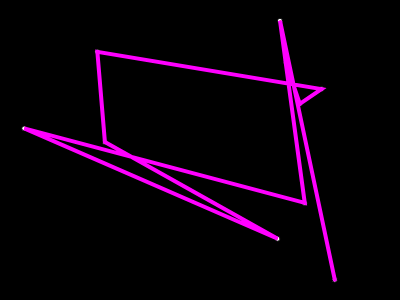
Frame 1 (no input)
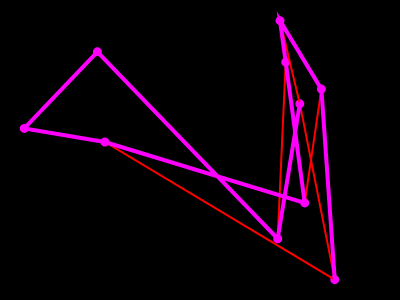
Frame 60 (no input)
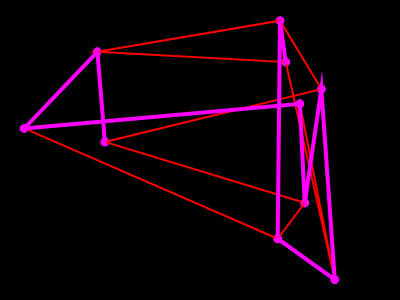
Frame 120 (the mouse pressed at the canvas centre since frame 60)

The p5.js sketch that drew these frames (run headless with seeded random() and noise() and a simulated clock; from frame 60 on, the mouse is pressed at the canvas centre):

// p5.js sketch
// ── sketch.js
var cities = [];
var NUM_CITIES = 10;
var minDistance = 0;
var bestPath;

function setup() {
  createCanvas(400, 300);
  for (var i = 0; i < NUM_CITIES; i++){
    var v = createVector(random(width), random(height));
    cities[i] = v;
  }
  bestPath = cities.slice();
  minDistance = getDistance(cities);
}

function draw() {

  drawCities(cities);
  drawPath(cities,{r:255,g:0,b:0},2);
  var i = Math.floor(Math.random()*cities.length);
  var j = Math.floor(Math.random()*cities.length);
  swapArr(cities,i,j);

  //console.log(minDistance);
  var distance = getDistance(cities);

  if(distance < minDistance)
  {
    minDistance = distance;
    bestPath = cities.slice();
    console.log(minDistance);
  }
  drawPath(bestPath,{r:255,g:0,b:255},4);

}


function drawCities(a)
{
  background(0);
  fill(255);
  for(var i = 0; i < cities.length; i++){
    ellipse(a[i].x,a[i].y,5,5);
  }
}

// Drawing the path.
function drawPath(a,color,thickness)
{
  stroke(color.r,color.g,color.b);
  strokeWeight(thickness);
  noFill();
  beginShape();
  for(var i = 0; i < cities.length; i++){
    vertex(a[i].x,a[i].y);
  }
  endShape();
}



// Swap citites
function swapArr(a,i,j)
{
  var temp = a[i];
  a[i] = a[j];
  a[j] = temp;
}



// Calculate distance
function getDistance(a)
{
  var sum = 0;
  for(var i=0; i < a.length-1; i++)
  {
    var d = dist(a[i].x,a[i].y,a[i+1].x,a[i+1].y);
    sum+=d;
  }
  return sum;
}

// ── ga.js


function calculateFitness()
{
  for(var i=0;i<POPULATION_SIZE;i++)
  {
      population[i] = shuffle(order);
      var dist = getDistance(cities,population[i]);
      fitness[i] = 1/(dist+1);
      if(minDistance > dist)
      {
        minDistance = dist;
        bestPath = population[i];
      }
  }
  return bestPath;
}


function normalizeFitness()
{
  var sum = 0;
  for(var i=0; i<fitness.length;i++)
  {
    sum+=fitness[i];
  }
  var total = 0;
  for(var i=0; i<fitness.length;i++)
  {
    fitness[i] = fitness[i]/sum;
  }
}

function pickOne(list,prob)
{
  var i = 0;
  var r = random(1);
  while(r > 0)
  {
    r = r - prob[i];
    i++;
  }
  i--;
  return list[i].slice();
}


function generateNext()
{
  var newPopulation = [];
  for(var i=0; i < population.length; i++)
  {
    var orderA = pickOne(population,fitness);
    var orderB = pickOne(population,fitness);
    selectedOrder = crossOver(orderA.slice(),orderB.slice());
    mutate(selectedOrder,0.005);
    newPopulation[i] = population;
  }

  population = newPopulation;

}

function crossOver(orderA,orderB)
{
  var start = floor(random(orderA.length));
  var end = floor(start+1,orderA.length);
  var result = orderA.slice(start,end);
  for(var i=0; i < orderB.length; i++)
  {
    if(!result.includes(orderB[i]))
    {
      result.push(orderB[i]);
    }
  }
  return result;
}


function mutate(a,rate)
{
  for(var i=0; i <  NUM_CITIES; i++)
  {
    if(random(1) < rate)
    {
      var indexA = floor(random(NUM_CITIES));
      var indexB = (indexA+1)%NUM_CITIES
      swapArr(a,indexA,indexB);
    }
  }
}
